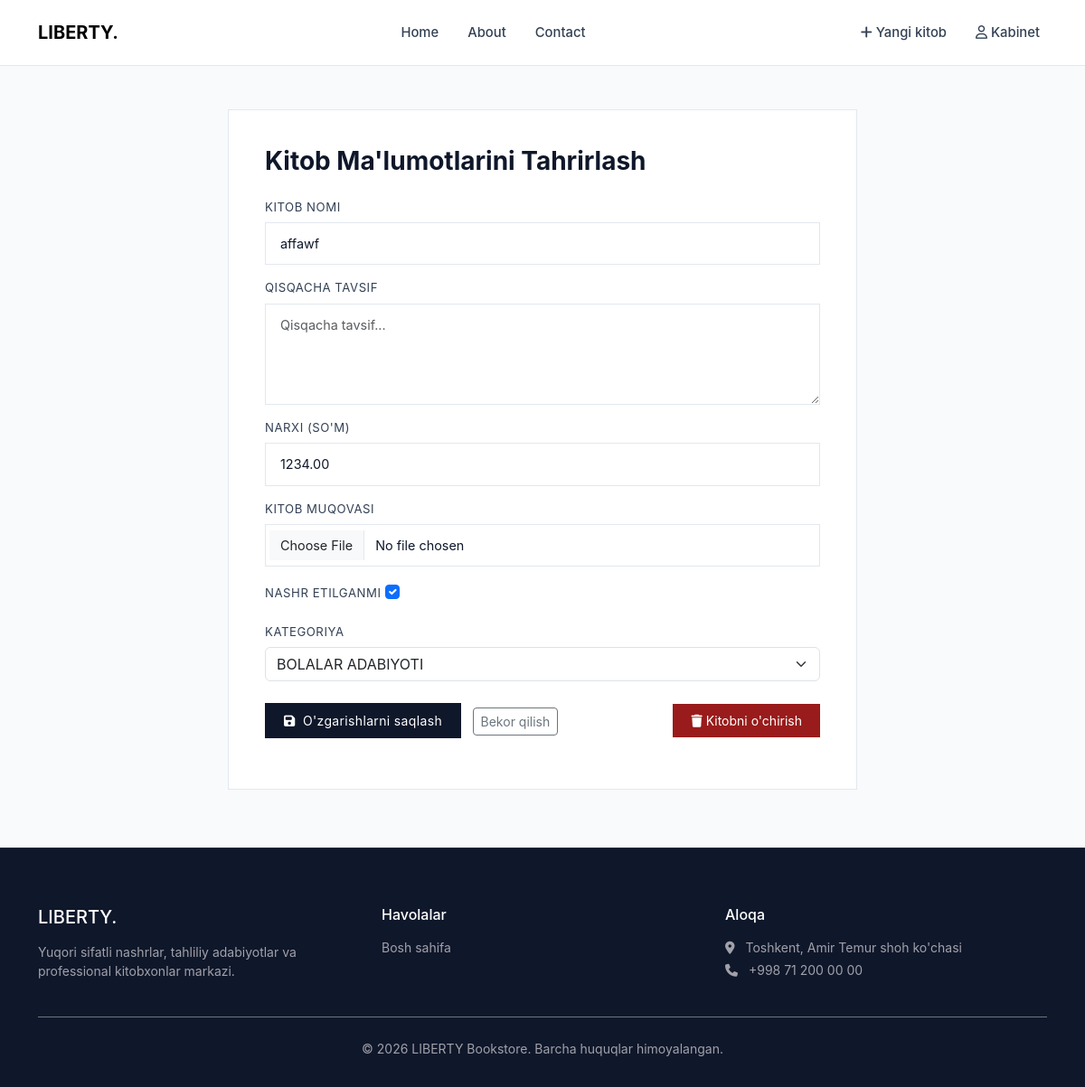
/book/5/update/ (signed in), run on the app's committed database.
### main/models.py (models this page shows, shortened)
class Book(models.Model):
    title = models.CharField(max_length=255)
    introduction = models.TextField(null=True, blank=True)
    price = models.DecimalField(max_digits=10, decimal_places=2)
    image = models.ImageField(upload_to="images/", null=True, blank=True)
    created = models.DateTimeField(auto_now_add=True)
    updated = models.DateTimeField(auto_now=True)
    published = models.BooleanField(default=True)
    category = models.ForeignKey(Category, on_delete=models.CASCADE)
    class Meta:
        ordering = ['-created']

### main/views.py (the view)
# urls.py: path('book/<int:book_id>/update/', update_book, name='book_update'),
def update_book(request, book_id):
    if request.user.is_staff:
        book = get_object_or_404(Book, pk=book_id)
        if request.method == "POST":
            form = BookForm(data=request.POST, files=request.FILES, instance=book)
            if form.is_valid():
                form.save()
                messages.success(request, "Muvaffaqiyatli o'zgartirildi!")
                return redirect("book_detail", book_id=book.id)
        else:
            form = BookForm(instance=book)
        context = {"form": form, "book": book}
        return render(request, "main/book_form.html", context)
    else:
        return redirect('all_books')

### main/models.py (called while the page is built)
    def __str__(self):
        return self.name

### templates/main/book_form.html (shortened to what this page needs)
{%extends 'base.html'%}
{%load static%}
{%block style%}
<link rel="stylesheet" href="{%static 'css/pages.css'%}">
{%endblock%}
{%block main%}
<div class="container my-5" style="max-width: 720px;">
  <div class="contact-form-box">
    <h3 class="fw-bold mb-4" style="color: var(--color-slate-900);">
      {%if book%}Kitob Ma'lumotlarini Tahrirlash{%else%}Kitob Ma'lumotlarini Kiritish{%endif%}
    </h3>
    <form method="POST" enctype="multipart/form-data">
      {%for field in form%}
        <div class="mb-3">
          <label class="form-label">{{field.label}}</label>
          {{field}}
        </div>
      {%endfor%}
      <div class="d-flex justify-content-between align-items-center mt-4">
        <div>
          <button type="submit" class="custom-btn-primary me-2">
            <i class="fa-solid fa-floppy-disk me-1"></i>
            {%if book%}O'zgarishlarni saqlash{%else%}Saqlash{%endif%}
          </button>
          <a href="{%url 'all_books'%}" class="btn btn-outline-secondary btn-sm">Bekor qilish</a>
        </div>
        {%if book%}
        <a href="{%url 'book_delete' book.id%}" class="custom-btn-danger">
          <i class="fa-solid fa-trash me-1"></i>Kitobni o'chirish
        </a>
        {%endif%}
      </div>
    </form>
  </div>
</div>
{%endblock%}
{%block footer%}
<div class="container">
  <div class="row g-4">
    <div class="col-md-4">
      <h5 class="text-white mb-3">LIBERTY.</h5>
      <p class="small">Yuqori sifatli nashrlar, tahliliy adabiyotlar va professional kitobxonlar markazi.</p>
    </div>
    <div class="col-md-4">
      <h6 class="text-white mb-3">Havolalar</h6>
      <ul class="list-unstyled small">
        <li><a href="{%url 'all_books'%}">Bosh sahifa</a></li>
      </ul>
    </div>
    <div class="col-md-4">
      <h6 class="text-white mb-3">Aloqa</h6>
      <p class="small mb-1"><i class="fa-solid fa-location-dot me-2"></i> Toshkent, Amir Temur shoh ko'chasi</p>
      <p class="small"><i class="fa-solid fa-phone me-2"></i> +998 71 200 00 00</p>
    </div>
  </div>
  <div class="text-center pt-4 mt-4 border-top border-secondary small">&copy; 2026 LIBERTY Bookstore. Barcha huquqlar himoyalangan.</div>
</div>
{%endblock%}

### staticfiles/css/main.css (style rules this page uses)
:root { --color-slate-900: #0f172a; --color-slate-800: #1e293b; --color-slate-700: #334155; --color-slate-100: #f1f5f9; --color-slate-50: #f8fafc; --color-emerald-700: #047857; --color-emerald-800: #065f46; --color-zinc-400: #a1a1aa; --color-border: #e2e8f0; }
body { font-family: 'Inter', -apple-system, BlinkMacSystemFont, "Segoe UI", Roboto, sans-serif; background-color: var(--color-slate-50); color: var(--color-slate-800); margin: 0; padding: 0; }
a { text-decoration: none; color: inherit; }
.custom-btn-primary { background-color: var(--color-slate-900); color: #ffffff; border: 1px solid var(--color-slate-900); padding: 0.5rem 1.25rem; font-size: 0.875rem; letter-spacing: 0.025em; transition: all 0.2s ease; }
.custom-btn-danger { background-color: #991b1b; color: #ffffff; border: none; padding: 0.5rem 1.25rem; font-size: 0.875rem; }

### staticfiles/css/pages.css (style rules this page uses)
.contact-form-box { background-color: #ffffff; border: 1px solid var(--color-border); padding: 2.5rem; }
.contact-form-box .form-label { font-size: 0.825rem; text-transform: uppercase; letter-spacing: 0.04em; color: var(--color-slate-700); margin-bottom: 0.4rem; }
.contact-form-box .form-control { border-color: var(--color-border); border-radius: 0; padding: 0.75rem 1rem; font-size: 0.9rem; color: var(--color-slate-900); }

### data on the page
Book: form "affawf" "1234.00" "☑" "BOLALAR ADABIYOTI"

### other printed values
{{ field.label }} "KITOB NOMI" "QISQACHA TAVSIF" "NARXI (SO'M)" "KITOB MUQOVASI" "NASHR ETILGANMI" "KATEGORIYA"
